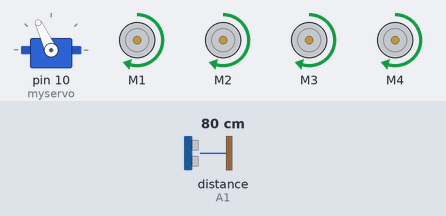
A sketch run on a simulated Arduino Uno, built with avr-gcc and run on an emulated ATmega328P. Parts: servo, 4 × DC motor (green arrow = forward, orange = backward, longer = faster). The inputs (shaded band) are chosen by the test bench; at power-on: distance to the obstacle (sensor on A1) 80 cm. The echo pulse lasts 58.3 µs per cm.

Above: at 3.9 s.
4.0 s: distance to the obstacle (sensor on A1) set to 18 cm
At 4.7 s:
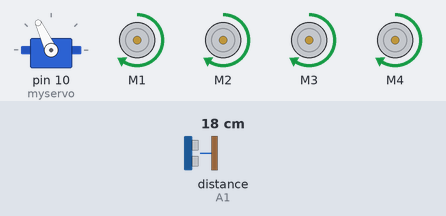
5.6 s: distance to the obstacle (sensor on A1) set to 13 cm
At 7.2 s:
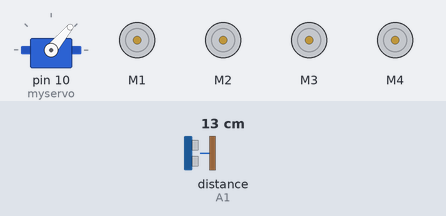
11.6 s: distance to the obstacle (sensor on A1) set to 35 cm
14.1 s: distance to the obstacle (sensor on A1) set to 2 cm
At 16.6 s:
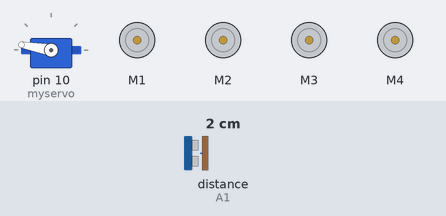
Timing chart, 0 to 18.1 s (numbered marks = the images above; inputs shaded):
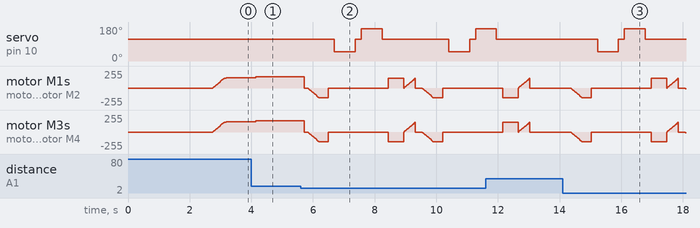

The sketch:

obstacle_avoidance_robot.ino
```cpp
#include <AFMotor.h>
#include <NewPing.h>
#include <Servo.h>

// Ultrasonic Sensor Pins and Constants
#define TRIG_PIN A0
#define ECHO_PIN A1
#define MAX_DISTANCE 200

// Motor Speed Constants
#define MAX_SPEED 150 // Sets max speed of DC motors
#define MAX_SPEED_OFFSET 20

// Initialize ultrasonic sensor
NewPing sonar(TRIG_PIN, ECHO_PIN, MAX_DISTANCE);

// Initialize motors
AF_DCMotor motor1(1, MOTOR12_1KHZ);
AF_DCMotor motor2(2, MOTOR12_1KHZ);
AF_DCMotor motor3(3, MOTOR34_1KHZ);
AF_DCMotor motor4(4, MOTOR34_1KHZ);

// Initialize servo motor
Servo myservo;

// Global variables
boolean goesForward = false;
int distance = 100;
int speedSet = MAX_SPEED;

void setup() {
    myservo.attach(10);
    myservo.write(115);
    delay(2000);

    // Read initial distance values
    for (int i = 0; i < 4; i++) {
        distance = readPing();
        delay(100);
    }
}

void loop() {
    int distanceR = 0;
    int distanceL = 0;
    delay(40);

    if (distance <= 15) {
        moveStop();
        delay(100);
        moveBackward();
        delay(300);
        moveStop();
        delay(200);

        distanceR = lookRight();
        delay(200);
        distanceL = lookLeft();
        delay(200);

        if (distanceR >= distanceL) {
            turnRight();
        } else {
            turnLeft();
        }
        moveStop();
    } else {
        moveForward();
        adjustSpeed();
    }
    distance = readPing();
}

int lookRight() {
    myservo.write(50);
    delay(500);
    int distance = readPing();
    delay(100);
    myservo.write(115);
    return distance;
}

int lookLeft() {
    myservo.write(170);
    delay(500);
    int distance = readPing();
    delay(100);
    myservo.write(115);
    return distance;
}

int readPing() {
    delay(70);
    int cm = sonar.ping_cm();
    return (cm == 0) ? 250 : cm;
}

void moveStop() {
    motor1.run(RELEASE);
    motor2.run(RELEASE);
    motor3.run(RELEASE);
    motor4.run(RELEASE);
}

void moveForward() {
    if (!goesForward) {
        goesForward = true;
        motor1.run(FORWARD);
        motor2.run(FORWARD);
        motor3.run(FORWARD);
        motor4.run(FORWARD);
        for (speedSet = 0; speedSet < MAX_SPEED; speedSet += 2) {
            motor1.setSpeed(speedSet);
            motor2.setSpeed(speedSet);
            motor3.setSpeed(speedSet);
            motor4.setSpeed(speedSet);
            delay(5);
        }
    }
}

void moveBackward() {
    goesForward = false;
    motor1.run(BACKWARD);
    motor2.run(BACKWARD);
    motor3.run(BACKWARD);
    motor4.run(BACKWARD);
    for (speedSet = 0; speedSet < MAX_SPEED; speedSet += 2) {
        motor1.setSpeed(speedSet);
        motor2.setSpeed(speedSet);
        motor3.setSpeed(speedSet);
        motor4.setSpeed(speedSet);
        delay(5);
    }
}

void turnRight() {
    motor1.run(FORWARD);
    motor2.run(FORWARD);
    motor3.run(BACKWARD);
    motor4.run(BACKWARD);
    delay(500);
    moveForward();
}

void turnLeft() {
    motor1.run(BACKWARD);
    motor2.run(BACKWARD);
    motor3.run(FORWARD);
    motor4.run(FORWARD);
    delay(500);
    moveForward();
}

void adjustSpeed() {
    int distance = readPing();
    speedSet = MAX_SPEED + map(distance, 15, 100, MAX_SPEED_OFFSET, 0);
    motor1.setSpeed(speedSet);
    motor2.setSpeed(speedSet);
    motor3.setSpeed(speedSet);
    motor4.setSpeed(speedSet);
}
```

Measured:
- the behaviour switches between 16 and 15 cm on distance to the obstacle (sensor on A1) (found by bisection; images 1 and 2)
- after the input at 4.0 s, motor M1–4: forward 155/255 → forward 170/255 after 0.14 s
